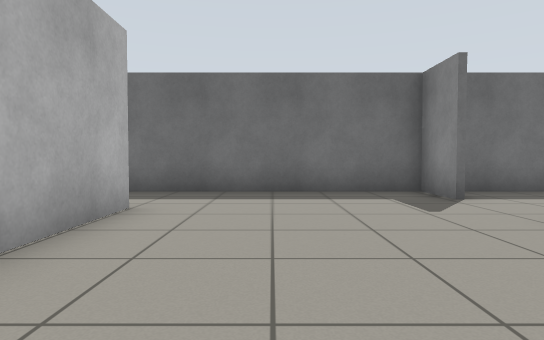
[1] (above)

16 first-person views from a walk through a Gazebo world. The camera is 0.72 m above the floor, tilts 2° down and sees 75° across. The floor is counted in squares, 1 m on a side. Each view is taken from the middle of a square. On the plan, view 1 faces up. The plan holds only what a view shows up to about 11 squares ahead; the rest is blank.

[2]
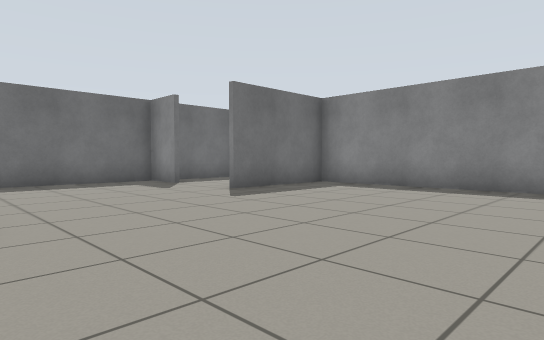

[3]
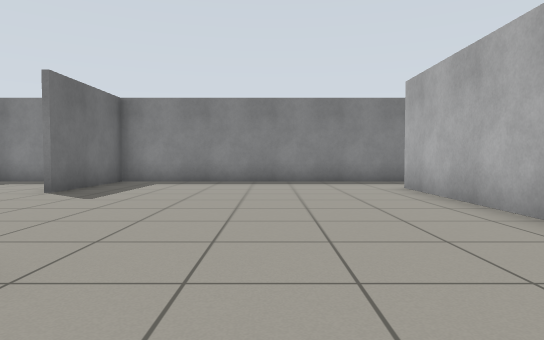

[4]
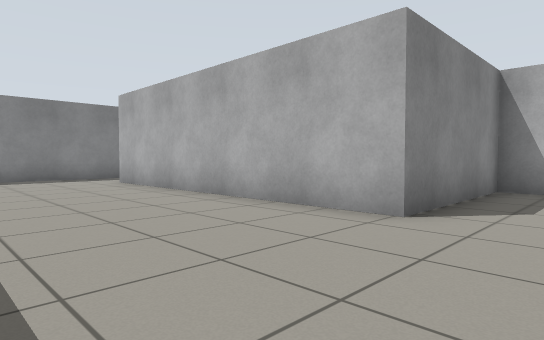

[5]
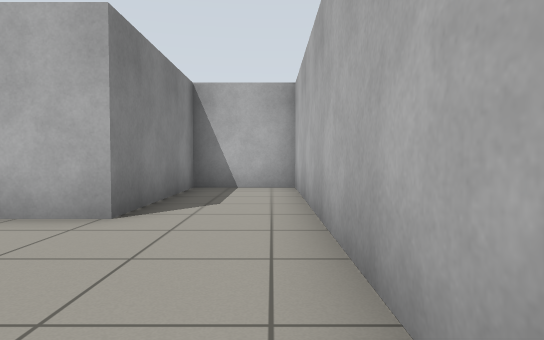

[6]
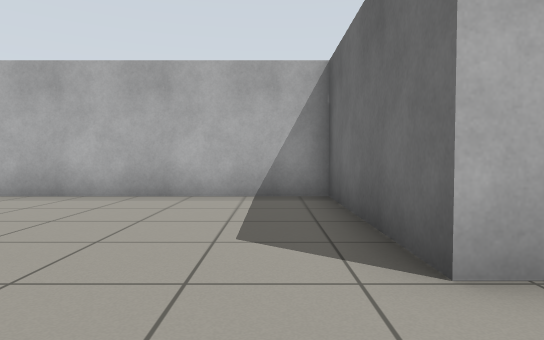

[7]
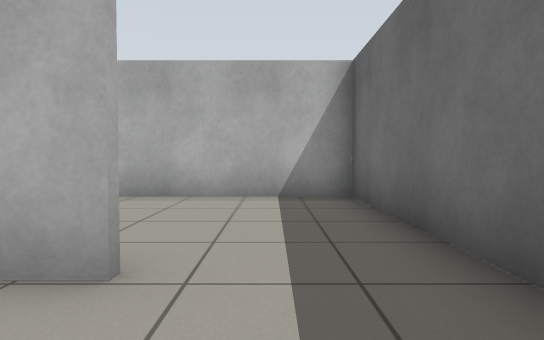

[8]
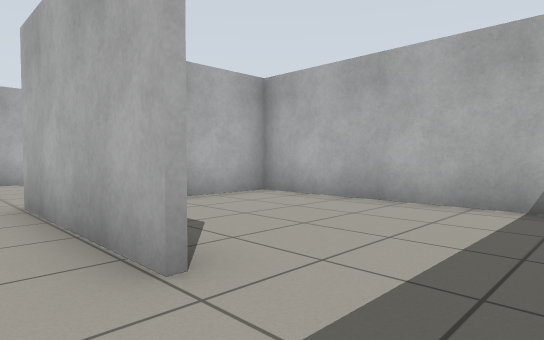

[9]
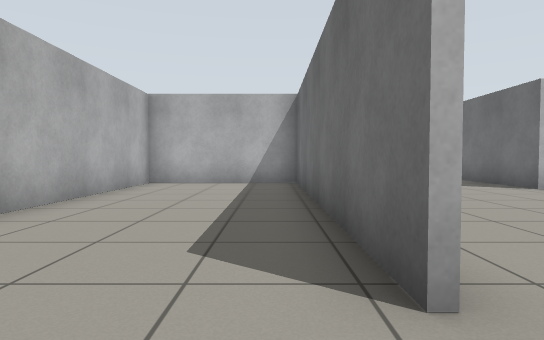

[10]
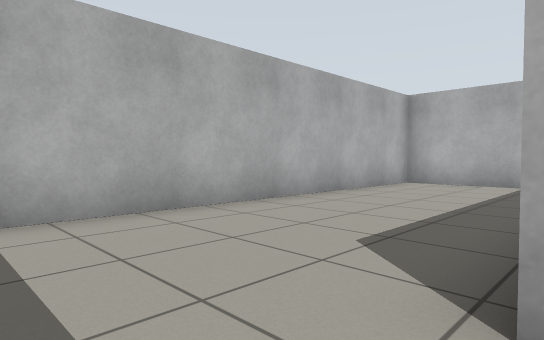

[11]
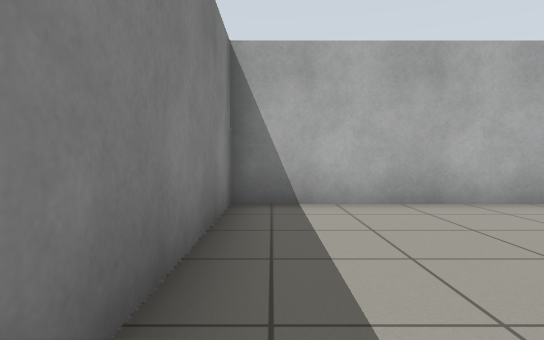

[12]
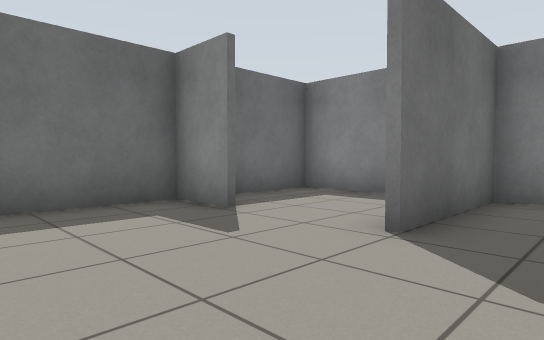

[13]
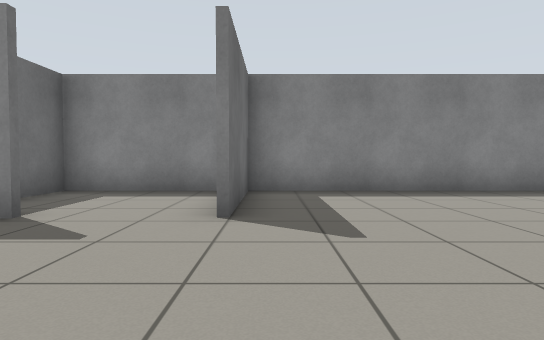

[14]
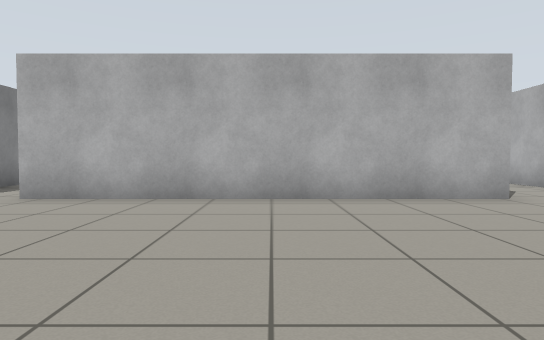

[15]
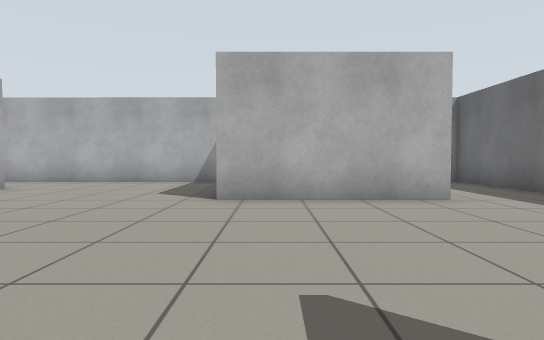

[16]
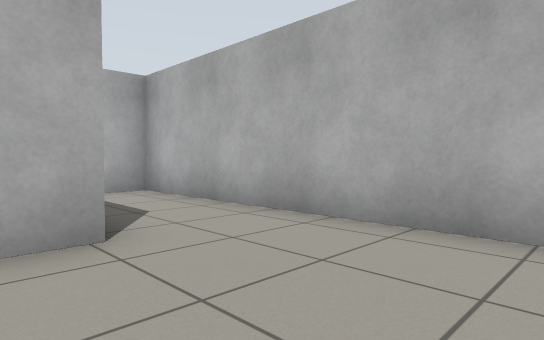

### Floor plan
Ten units are one square. View 1 is at (0, 0); x grows to the right and y downward. Boxes are objects, and circles mark ways between rooms. Rooms are numbered by the first view taken in them; rooms with no view inside come last. Other rooms are left out.
<svg viewBox="-71 -80 143 170">
<path fill="none" stroke="#000" d="M-20 -51 -20 -11 -66 -11M32 -60 32 -75 -15 -75M67 -35 31 -35M66 35 66 -75 40 -75M-66 -10 -66 85 -41 85 -41 41 45 41M45 43 -40 43 -40 85M-41 85 66 85 66 35M-15 -75 -66 -75 -66 -10M-66 -12 -45 -12"/>
<circle cx="55" cy="40" r="3" fill="#2a7"/>
<circle cx="-20" cy="-65" r="3" fill="#2a7"/>
<text x="10" y="-10">1</text>
<text x="20" y="60">2</text>
<text x="-40" y="-50">3</text>
</svg>
Room 1 opens to room 2. Room 1 opens to room 3.

Where each view was taken, in squares from view 1:
view 1: 0 up, 0 right, facing up
view 2: 3 down, 2 left, facing up-right
view 3: 1 down, 4 left, facing right
view 4: 0 up, 6 left, facing down-right
view 5: 0 up, 6 left, facing down
view 6: 0 up, 0 right, facing left
view 7: 6 up, 0 right, facing left
view 8: 7 up, 1 left, facing down-left
view 9: 5 down, 6 right, facing left
view 10: 4 down, 6 right, facing down-left
view 11: 3 down, 6 right, facing down
view 12: 2 up, 0 right, facing up-right
view 13: 3 up, 1 left, facing right
view 14: 2 up, 0 right, facing down
view 15: 2 up, 4 right, facing left
view 16: 1 down, 3 left, facing down-left
